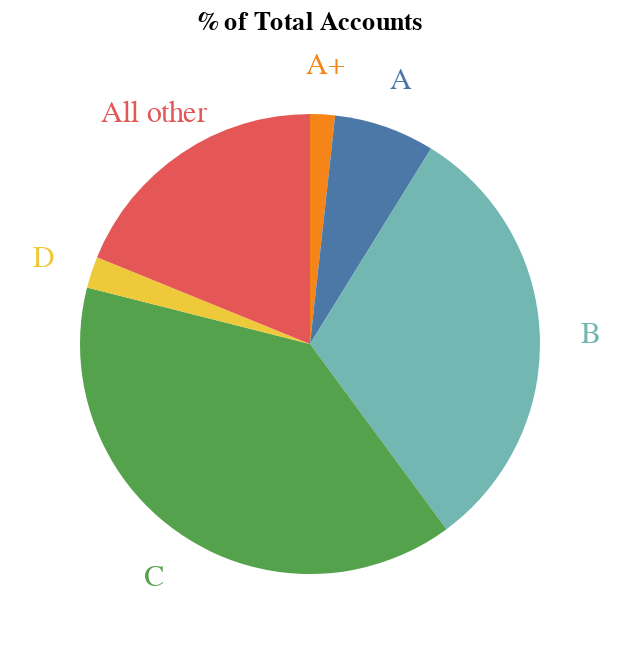

The notebook cell saved with this chart:
### Markdown cell above
Here are some needed adjustments to bring it closer to the original:


* Order the Tiers that have been rearranged. 

* By default, the Tiers' labels appear in the legend, whereas in the book, they are displayed next to the corresponding of slice of pie.

* By default, there is a lack of title.

### Code cell
## % of Accounts Pie Chart

base = alt.Chart(table_charts, title="% of Total Accounts").encode(
    theta = alt.Theta("% Accounts:Q").stack(True),
    color = alt.Color('Tier:N').legend(None),
    order = alt.Order(field ='Tier:O'))



pie = base.mark_arc(outerRadius = 115)
text = base.mark_text(radius = 140, size = 15).encode(text = alt.Text("Tier"))


acc_pie = pie + text
acc_pie

### Figure 1 — Vega-Lite specification as saved in the notebook (floating-point values rounded to 4 significant figures)
{"config": {"view": {"continuousWidth": 300, "continuousHeight": 300}}, "layer": [{"mark": {"type": "arc", "outerRadius": 115}, "encoding": {"color": {"field": "Tier", "legend": null, "type": "nominal"}, "order": {"field": "Tier:O"}, "theta": {"field": "% Accounts", "stack": true, "type": "quantitative"}}, "title": "% of Total Accounts"}, {"mark": {"type": "text", "radius": 140, "size": 15}, "encoding": {"color": {"field": "Tier", "legend": null, "type": "nominal"}, "order": {"field": "Tier:O"}, "text": {"field": "Tier", "type": "nominal"}, "theta": {"field": "% Accounts", "stack": true, "type": "quantitative"}}, "title": "% of Total Accounts"}], "data": {"name": "data-35f9124c4b8dd7e8e6a83d69924ed8ee"}, "$schema": "https://vega.github.io/schema/vega-lite/v5.8.0.json", "datasets": {"data-35f9124c4b8dd7e8e6a83d69924ed8ee": [{"Tier": "A+", "# of Accounts": 19.0, "% Accounts": 1.746, "Revenue ($M)": 3.927, "% Revenue": 21.0}, {"Tier": "A", "# of Accounts": 77.0, "% Accounts": 7.077, "Revenue ($M)": 4.675, "% Revenue": 25.0}, {"Tier": "B", "# of Accounts": 338.0, "% Accounts": 31.07, "Revenue ($M)": 5.984, "% Revenue": 32.0}, {"Tier": "C", "# of Accounts": 425.0, "% Accounts": 39.06, "Revenue ($M)": 2.805, "% Revenue": 15.0}, {"Tier": "D", "# of Accounts": 24.0, "% Accounts": 2.206, "Revenue ($M)": 0.374, "% Revenue": 2.0}, {"Tier": "All other", "# of Accounts": 205.0, "% Accounts": 18.84, "Revenue ($M)": 0.935, "% Revenue": 5.0}]}}
